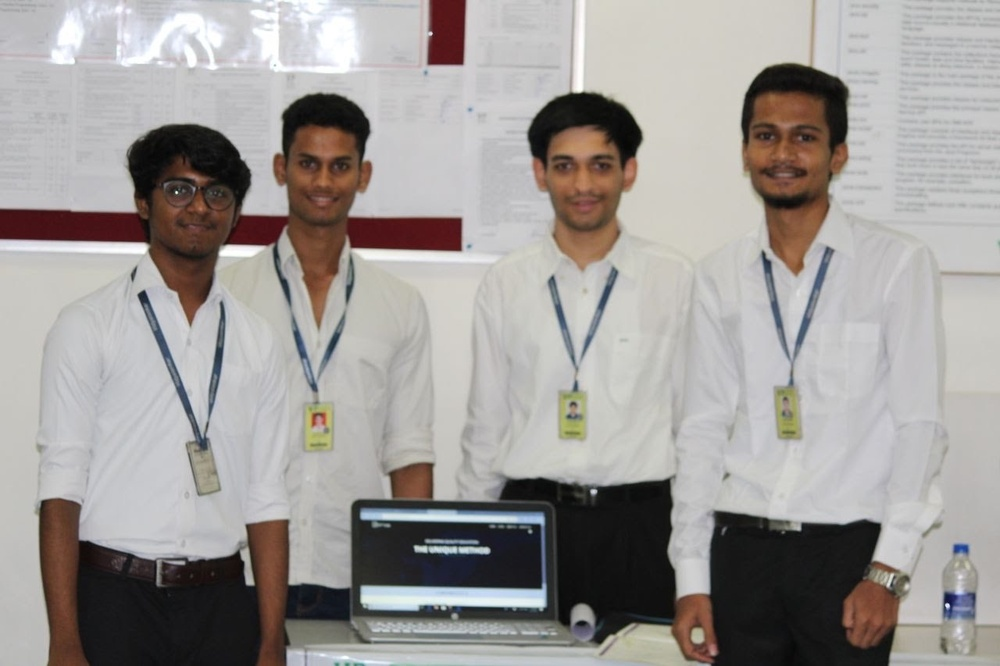
#> input picture Resources/ProjectExhibition.JPG, 1000 x 666 px, shrunk from 1280 x 853 before the run
$ python faceDetection.py
#> lines starting #> are read from the running program, lines starting #| are printed output that depends on the picture; after the words box and inside, x2 and y2 are one past the last pixel; in counts of white or black regions, pixels touching at a corner belong together
import cv2

# Import the model
faceCascade = cv2.CascadeClassifier("Resources/haarcascade_frontalface_default.xml")
img = cv2.imread('Resources/ProjectExhibition.JPG')
#> img is the input picture: shape (666, 1000, 3); mean B, G, R 151.5, 153.9, 158
imgGray = cv2.cvtColor(img, cv2.COLOR_BGR2GRAY)
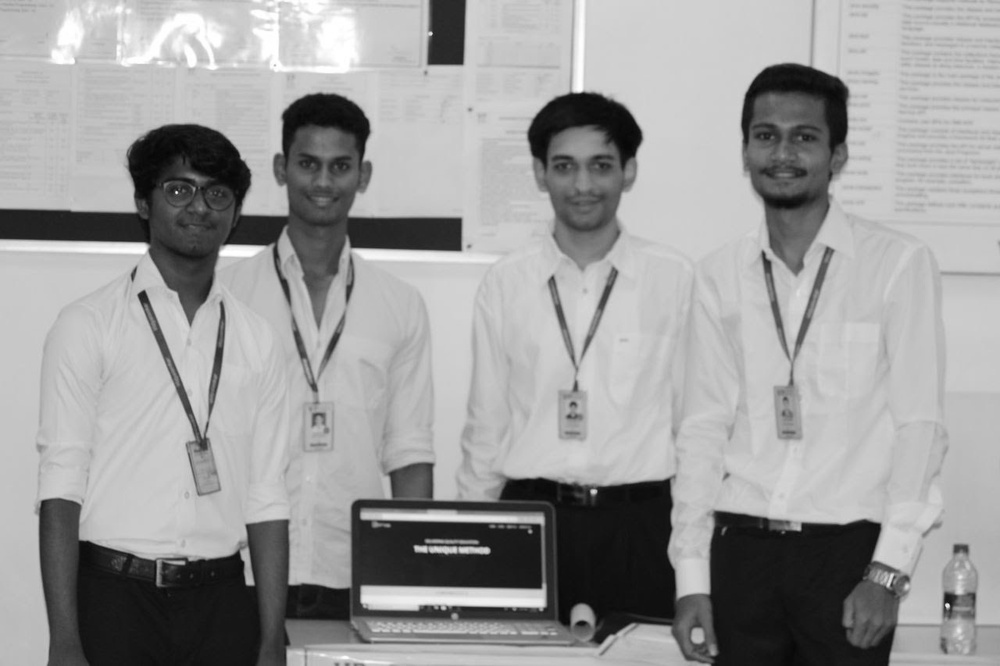
#> imgGray: shape (666, 1000); min 5, max 255, mean 154.9

# Find the faces in our image
faces = faceCascade.detectMultiScale(imgGray,1.1,4)
#> faces = [[280, 130, 88, 88], [532, 127, 103, 103], [730, 94, 111, 111], [150, 156, 91, 91]]

# Create bounding box around the faces that we have detected. So we need to loop through all the faces that we have detected.
for (x,y,w,h) in faces:
    cv2.rectangle(img, (x,y), (x+w,y+h), (0,0,255), 4)
#> this loop made 4 passes
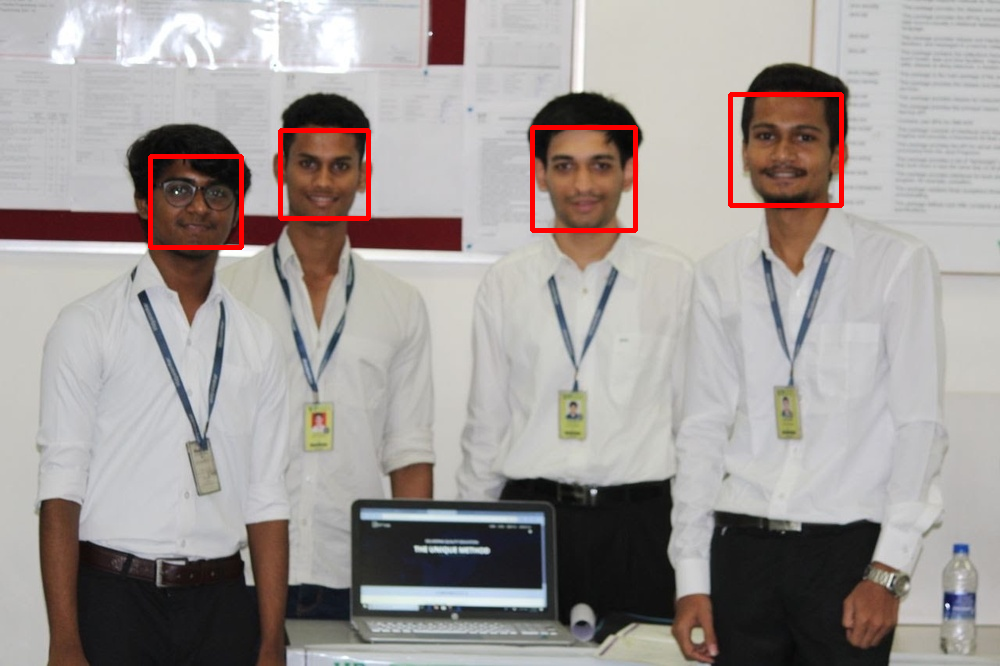
#> img: shape (666, 1000, 3); 1.17% of pixels changed, all inside (x1, y1, x2, y2) = (148, 92, 844, 250)

cv2.imshow("Result", img)
cv2.imwrite("Resources/ProjectExhibitionOutput.png", img)

cv2.waitKey(0)
